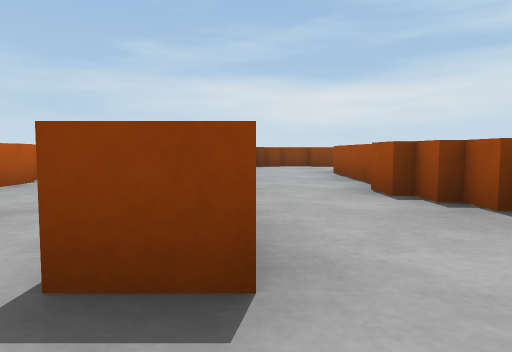
View 1 (above)

17 first-person views from a walk through a robot-simulator world made for Gazebo. The camera is 0.1 m above the floor, tilts 4° down and sees 70° across. The floor is counted in squares, 0.2 m on a side. Each view is taken from the middle of a square. On the plan, view 1 faces up. The plan holds only what a view shows up to about 9 squares ahead; the rest is blank.

View 2
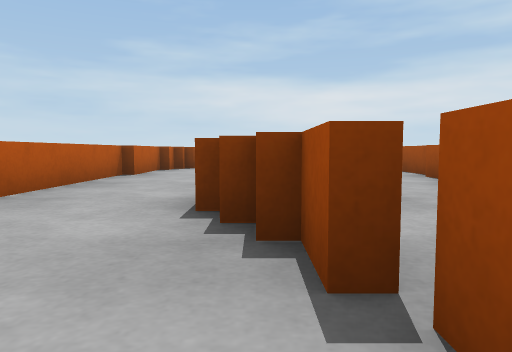

View 3
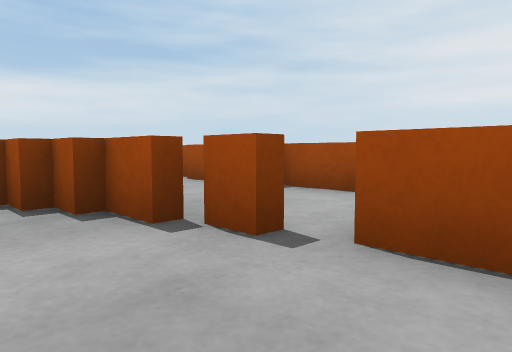

View 4
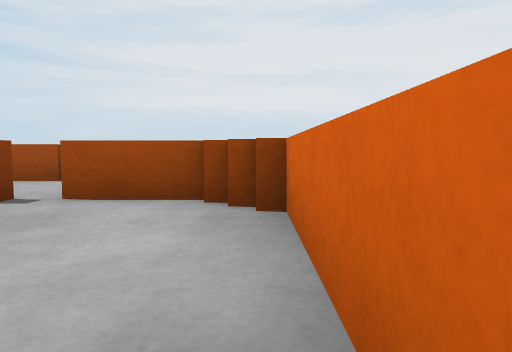

View 5
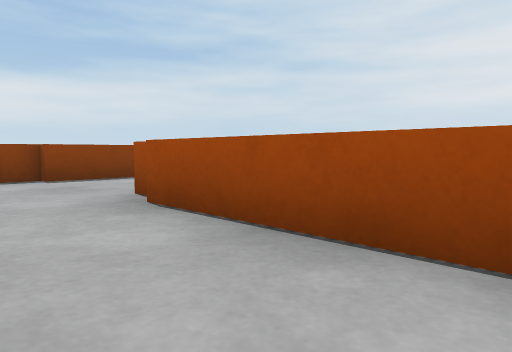

View 6
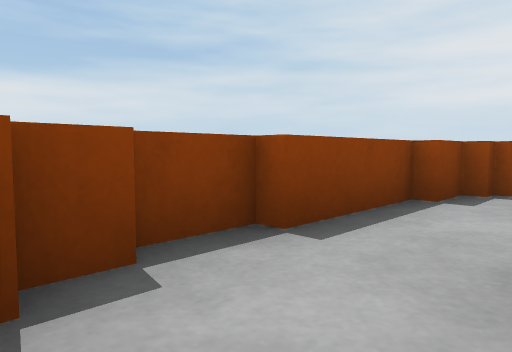

View 7
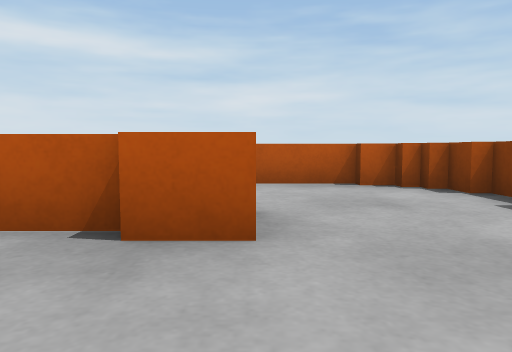

View 8
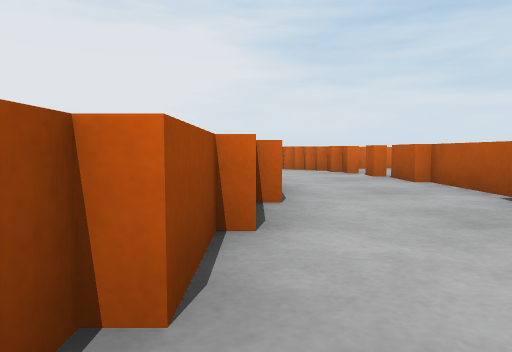

View 9
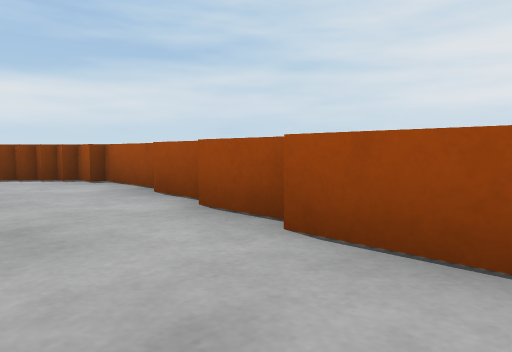

View 10
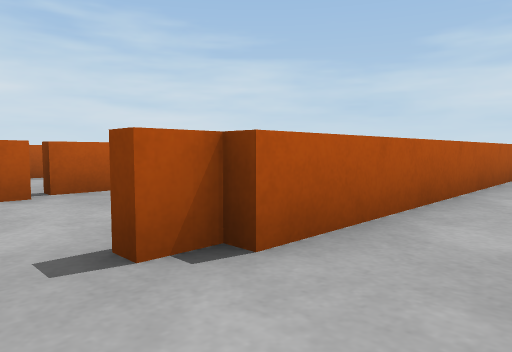

View 11
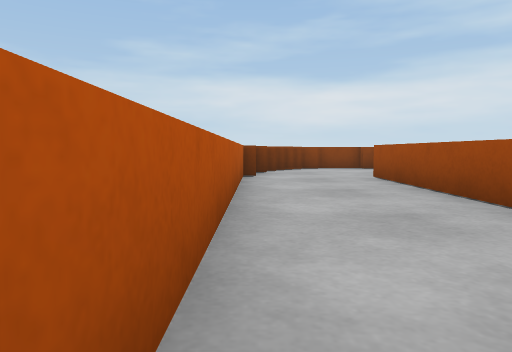

View 12
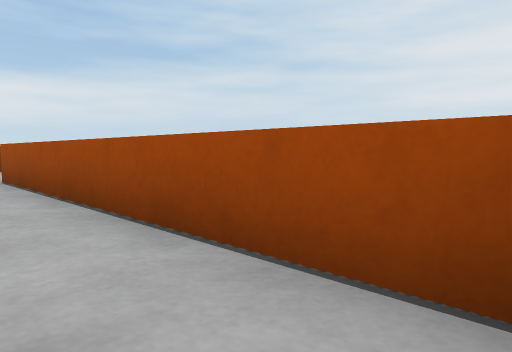

View 13
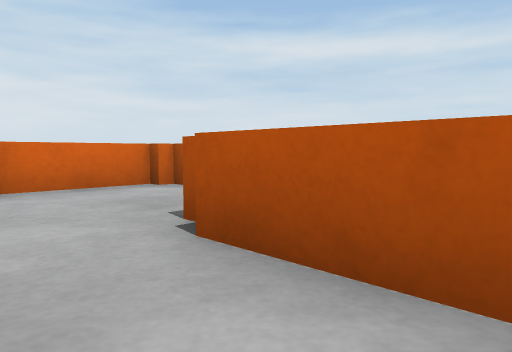

View 14
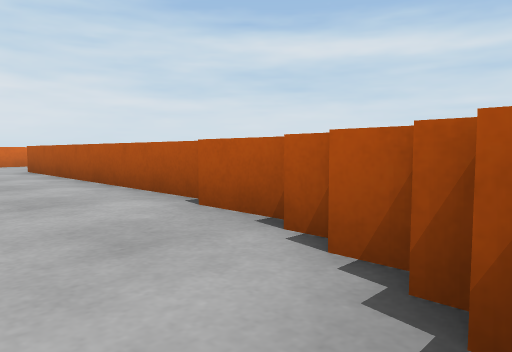

View 15
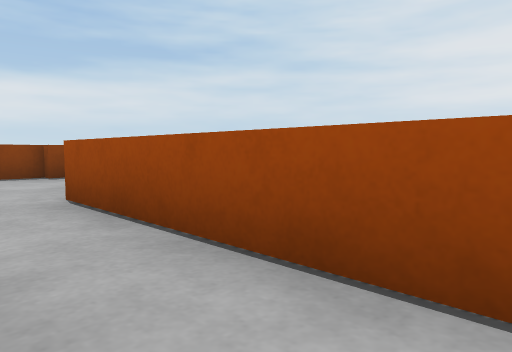

View 16
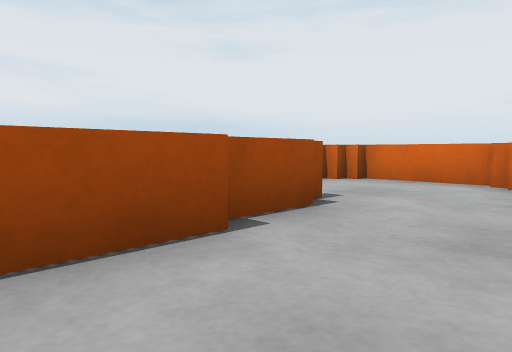

View 17
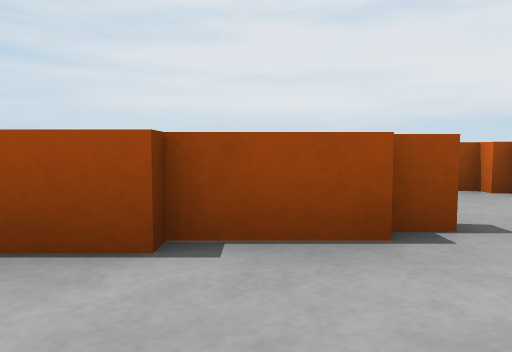

### Floor plan
Key: @ floor where view 1 was taken; # wall or solid block; . floor; = window, fence, low wall or low ledge.
Columns run from 4 left of view 1 to 9 right of it. Each row starts with its distance up from view 1.
 13            ###
 12    #########.=
 11    #=...=##...
 10    #.....==...
  9    #..==..=.=
  8    =..#=.==.=
  7    =..#=.==.=
  6 =  =..#..==.=
  5 =  =..#..#=.=
  4   ....#..#=.=
  3   .=..=..==.=
  2   .==.==.=..=
  1    .=..=....#
  0     @..#...=#
 -1    .===##==#

Where each view was taken, in squares from view 1:
view 1: 0 up, 0 right, facing up
view 2: 1 up, 2 right, facing up
view 3: 0 up, 1 right, facing up-right
view 4: 1 down, 1 left, facing right
view 5: 5 up, 0 right, facing up-right
view 6: 10 up, 0 right, facing up-right
view 7: 9 up, 5 right, facing left
view 8: 9 up, 5 right, facing down
view 9: 4 up, 3 right, facing up-right
view 10: 1 up, 7 right, facing up-left
view 11: 2 up, 6 right, facing up
view 12: 2 up, 7 right, facing up-right
view 13: 4 up, 7 right, facing down-left
view 14: 12 up, 8 right, facing down-left
view 15: 5 up, 7 right, facing up-right
view 16: 5 up, 3 right, facing down-right
view 17: 3 up, 3 right, facing right
